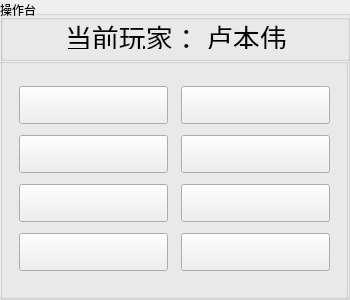
  <widget class="QGroupBox" name="actionGroup">
   <property name="geometry">
    <rect>
     <x>450</x>
     <y>300</y>
     <width>350</width>
     <height>300</height>
    </rect>
   </property>
   <property name="title">
    <string>操作台</string>
   </property>
   <widget class="QGroupBox" name="groupBox">
    <property name="geometry">
     <rect>
      <x>0</x>
      <y>10</y>
      <width>351</width>
      <height>51</height>
     </rect>
    </property>
    <property name="title">
     <string/>
    </property>
    <layout class="QHBoxLayout" name="horizontalLayout">
     <item>
      <spacer name="horizontalSpacer">
       <property name="orientation">
        <enum>Qt::Horizontal</enum>
       </property>
       <property name="sizeHint" stdset="0">
        <size>
         <width>40</width>
         <height>20</height>
        </size>
       </property>
      </spacer>
     </item>
     <item>
      <widget class="QLabel" name="label">
       <property name="font">
        <font>
         <pointsize>20</pointsize>
        </font>
       </property>
       <property name="text">
        <string>当前玩家：</string>
       </property>
      </widget>
     </item>
     <item>
      <widget class="QLabel" name="currPlayer">
       <property name="font">
        <font>
         <pointsize>20</pointsize>
        </font>
       </property>
       <property name="text">
        <string>卢本伟</string>
       </property>
      </widget>
     </item>
     <item>
      <spacer name="horizontalSpacer_2">
       <property name="orientation">
        <enum>Qt::Horizontal</enum>
       </property>
       <property name="sizeHint" stdset="0">
        <size>
         <width>40</width>
         <height>20</height>
        </size>
       </property>
      </spacer>
     </item>
    </layout>
   </widget>
   <widget class="QGroupBox" name="groupBox_2">
    <property name="geometry">
     <rect>
      <x>-3</x>
      <y>58</y>
      <width>351</width>
      <height>241</height>
     </rect>
    </property>
    <property name="title">
     <string/>
    </property>
    <widget class="QPushButton" name="tp">
     <property name="geometry">
      <rect>
       <x>184</x>
       <y>126</y>
       <width>149</width>
       <height>38</height>
      </rect>
     </property>
     <property name="font">
      <font>
       <pointsize>18</pointsize>
      </font>
     </property>
     <property name="text">
      <string/>
     </property>
    </widget>
    <widget class="QPushButton" name="returnMainWindow">
     <property name="geometry">
      <rect>
       <x>184</x>
       <y>175</y>
       <width>149</width>
       <height>38</height>
      </rect>
     </property>
     <property name="font">
      <font>
       <pointsize>18</pointsize>
      </font>
     </property>
     <property name="text">
      <string/>
     </property>
    </widget>
    <widget class="QPushButton" name="heal">
     <property name="geometry">
      <rect>
       <x>184</x>
       <y>77</y>
       <width>149</width>
       <height>38</height>
      </rect>
     </property>
     <property name="font">
      <font>
       <pointsize>18</pointsize>
      </font>
     </property>
     <property name="text">
      <string/>
     </property>
    </widget>
    <widget class="QPushButton" name="move">
     <property name="geometry">
      <rect>
       <x>22</x>
       <y>28</y>
       <width>149</width>
       <height>38</height>
      </rect>
     </property>
     <property name="minimumSize">
      <size>
       <width>142</width>
       <height>0</height>
      </size>
     </property>
     <property name="font">
      <font>
       <pointsize>18</pointsize>
      </font>
     </property>
     <property name="text">
      <string/>
     </property>
     <property name="autoDefault">
      <bool>false</bool>
     </property>
    </widget>
    <widget class="QPushButton" name="mine">
     <property name="geometry">
      <rect>
       <x>22</x>
       <y>77</y>
       <width>149</width>
       <height>38</height>
      </rect>
     </property>
     <property name="font">
      <font>
       <pointsize>18</pointsize>
      </font>
     </property>
     <property name="text">
      <string/>
     </property>
    </widget>
    <widget class="QPushButton" name="saveGame">
     <property name="geometry">
      <rect>
       <x>22</x>
       <y>175</y>
       <width>149</width>
       <height>38</height>
      </rect>
     </property>
     <property name="font">
      <font>
       <pointsize>18</pointsize>
      </font>
     </property>
     <property name="text">
      <string/>
     </property>
    </widget>
    <widget class="QPushButton" name="buy">
     <property name="geometry">
      <rect>
       <x>22</x>
       <y>126</y>
       <width>149</width>
       <height>38</height>
      </rect>
     </property>
     <property name="font">
      <font>
       <pointsize>18</pointsize>
      </font>
     </property>
     <property name="text">
      <string/>
     </property>
    </widget>
    <widget class="QPushButton" name="attack">
     <property name="geometry">
      <rect>
       <x>184</x>
       <y>28</y>
       <width>149</width>
       <height>38</height>
      </rect>
     </property>
     <property name="font">
      <font>
       <pointsize>18</pointsize>
      </font>
     </property>
     <property name="autoFillBackground">
      <bool>false</bool>
     </property>
     <property name="text">
      <string/>
     </property>
    </widget>
   </widget>
  </widget>
